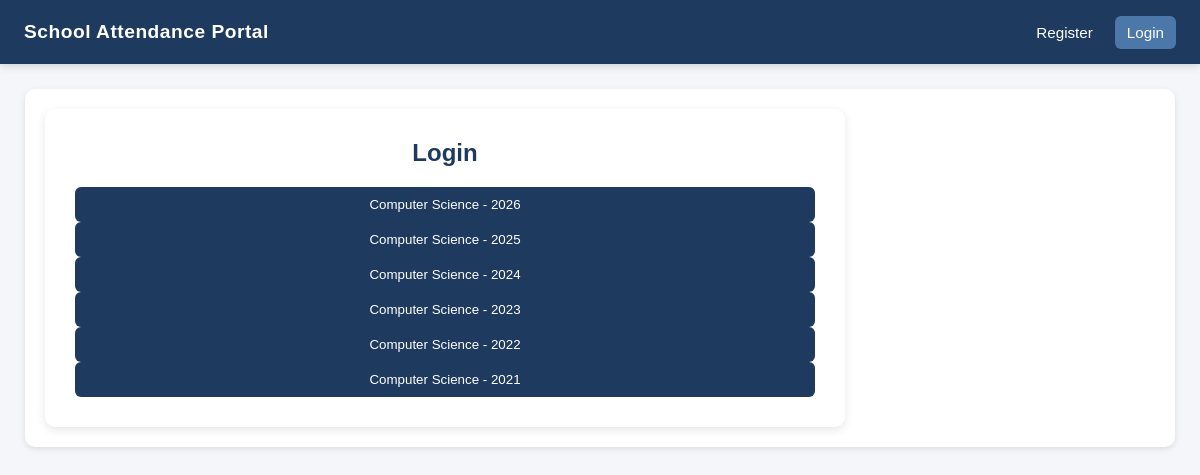
Screenshot of /courses/subject=1 with the database file from the repository.
### tables this page shows
CREATE TABLE "course"
(
    year       year    not null,
    subject_id int     not null
        references subject,
    course_id  integer not null
        primary key autoincrement
);

CREATE TABLE "subject"
(
    subject_id    int         not null
        primary key,
    subject_name  varchar(45) not null,
    department_id int         not null
        references department
);

### app.py (the view)
@app.route("/courses/subject=<subject_id>" ,methods = ["POST","GET"])
def courses_subject(subject_id):
    from libraries.tools.admin import get_courses_by_subject_id
    course_list = get_courses_by_subject_id(subject_id)
    return render_template("course_list.html", course_list = course_list)

### app.py (called while the page is built)
@app.before_request
def before_request():
    if "logged_in" not in session.keys():
        session["logged_in"] = 0

### libraries/tools/admin.py (called while the page is built)
def get_courses_by_subject_id(subject_id):
    from libraries.tools.database import execute_query_all
    query = ("SELECT subject.subject_name, course.year "
             "FROM course, subject "
             "WHERE course.subject_id = subject.subject_id "
             "AND subject.subject_id = ?")
    courses = execute_query_all(query, (subject_id, ))
    return courses

### libraries/tools/database.py (called while the page is built)
def execute_query_all(query,params):
    conn = sqlite3.connect("database.db")
    cur = conn.cursor()
    cur.execute(query,params)
    rows = cur.fetchall()
    return rows

### templates/course_list.html
{% extends 'base.html' %}
{% block content %}
    <div class="card">
        <h2>Login</h2>
        {% for course in course_list %}
            <form method="POST">
            <button type="submit" name="test" value={{ course }}>{{ course[0] }} - {{ course[1] }}</button>
        </form>
        {% endfor %}
    </div>
{% endblock %}

### templates/base.html (shortened to what this page needs)
<!DOCTYPE html>
<html lang="en">
<head>
    <link rel="stylesheet" href="{{ url_for('static', filename='css/style.css') }}">
</head>
<body>
    <nav class="navbar">
        <div class="portal-title">
            School Attendance Portal
        </div>
        <div class="nav-links">
            {% if session.get('logged_in') %}
                <a href="{{ url_for('logout') }}">Logout</a>
            {% else %}
                <a href="{{ url_for('register') }}">Register</a>
                <a href="{{ url_for('login') }}">Login</a>
            {% endif %}
        </div>
    </nav>
    <main class="content {% if not session.get('logged_in') %}full-width{% endif %}">
        <div class="page-card">
            {% block content %}
            {% endblock %}
        </div>
    </main>
</body>
</html>

### static/css/style.css (style rules this page uses)
* { margin: 0; padding: 0; box-sizing: border-box; font-family: Arial, sans-serif; }
body { background: #f4f6f9; }
.navbar { height: 64px; background: #1e3a5f; color: white; display: flex; align-items: center; justify-content: space-between; padding: 0 24px; position: fixed; top: 0; left: 0; right: 0; z-index: 1000; box-shadow: 0 2px 8px rgba(0, 0, 0, 0.15); }
.portal-title { font-size: 1.2rem; font-weight: 600; letter-spacing: 0.5px; }
.nav-links { display: flex; align-items: center; gap: 10px; }
.nav-links a { color: white; text-decoration: none; font-size: 0.95rem; padding: 8px 12px; border-radius: 6px; transition: background 0.2s ease, color 0.2s ease; }
.nav-links a:last-child { background: #4b78a8; }
.content { margin-top: 64px; margin-left: 240px; padding: 25px; }
.content.full-width { margin-left: 0; }
.page-card { background: white; border-radius: 10px; padding: 20px; box-shadow: 0 2px 6px rgba(0, 0, 0, 0.1); }
.card { background: white; padding: 30px; width: 100%; max-width: 800px; border-radius: 10px; box-shadow: 0 3px 10px rgba(0, 0, 0, 0.1); }
h2 { text-align: center; margin-bottom: 20px; color: #1e3a5f; }
button { width: 100%; padding: 10px; background: #1e3a5f; color: white; border: none; border-radius: 6px; cursor: pointer; }

### rows the page displays
course: subject_name "Computer Science", year "2026"
course: subject_name "Computer Science", year "2025"
course: subject_name "Computer Science", year "2024"
course: subject_name "Computer Science", year "2023"
course: subject_name "Computer Science", year "2022"
course: subject_name "Computer Science", year "2021"
